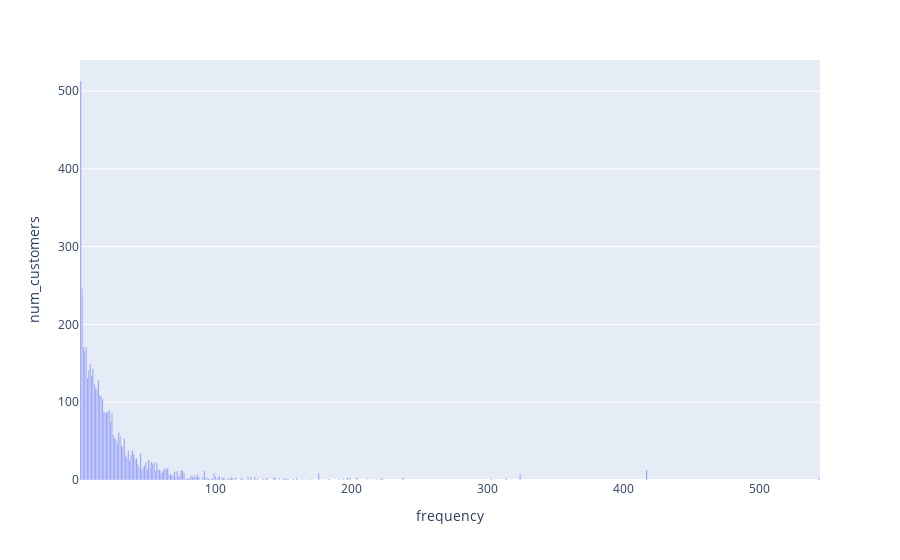

Here is the notebook cell this chart was saved with:
### Code cell
import plotly.express as px

fig = px.bar(df_frequency_bar, x = 'frequency', y = 'num_customers')
fig.show()

### Figure 1 — Plotly figure (JSON) as saved in the notebook; plotly's stock layout.template omitted (floating-point values rounded to 4 significant figures; data arrays with more than 128 entries replaced by an {"elided": "..."} marker saying what was removed)
{"data": [{"alignmentgroup": "True", "hovertemplate": "frequency=%{x}<br>num_customers=%{y}<extra></extra>", "legendgroup": "", "marker": {"color": "#636efa", "pattern": {"shape": ""}}, "name": "", "offsetgroup": "", "orientation": "v", "showlegend": false, "textposition": "auto", "type": "bar", "x": {"elided": "153 int values"}, "xaxis": "x", "y": {"elided": "153 int values"}, "yaxis": "y"}], "layout": {"autosize": true, "barmode": "relative", "legend": {"tracegroupgap": 0}, "margin": {"t": 60}, "xaxis": {"anchor": "y", "autorange": true, "domain": [0, 1], "range": [0.5, 544.5], "title": {"text": "frequency"}, "type": "linear"}, "yaxis": {"anchor": "x", "autorange": true, "domain": [0, 1], "range": [0, 540], "title": {"text": "num_customers"}, "type": "linear"}}}
